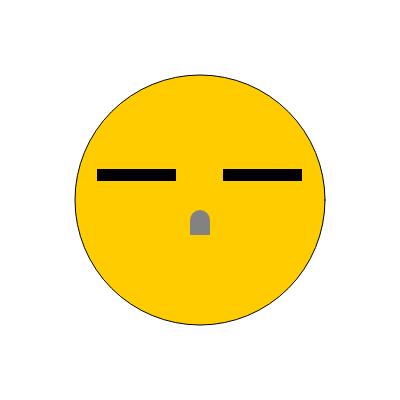
Frame 1 (no input)
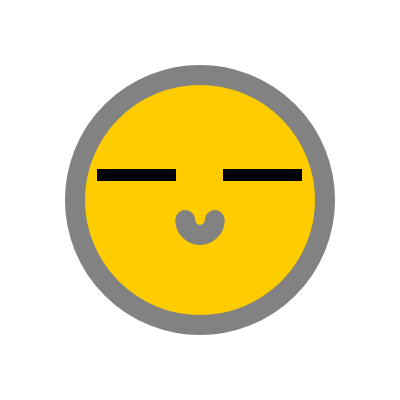
Frame 60 (no input)
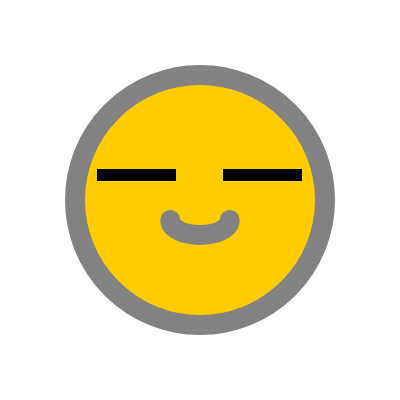
Frame 120 (the mouse pressed at the canvas centre since frame 60)

The p5.js sketch that drew these frames (run headless with seeded random() and noise() and a simulated clock; from frame 60 on, the mouse is pressed at the canvas centre):

// p5.js sketch
// ── sketch.js
let i = 0;

function setup() {
  createCanvas(400, 400);
}

function draw() {
  background(255);

  fill(255, 204, 0);
  ellipse(width / 2, height /2, 250, 250);

  noStroke();
  fill(0);
  rect(97, 169, 79, 12);
  rect(223, 169, 79, 12);

  noFill();
  stroke(130);
  strokeWeight(20);
  arc(width / 2, height / 2 + 20, i, 30, 0, PI);

  i = (i + 0.5) % 200;
  
}
